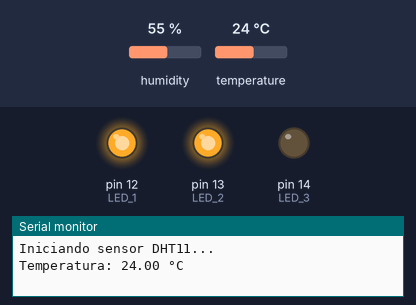
Bench run of a sketch on a simulated Arduino Uno, built with avr-gcc and run on an emulated ATmega328P. Parts: output pins drawn as LEDs (lit = HIGH), the last lines printed to the serial monitor. The test bench sets the inputs (shaded band); at power-on: temperature 24 °C, humidity 55 %.

Above: at 2.2 s.
2.3 s: temperature set to 27 °C
At 4.3 s:
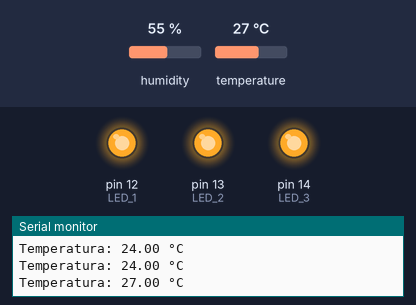
6.1 s: temperature set to 12 °C
At 7.5 s:
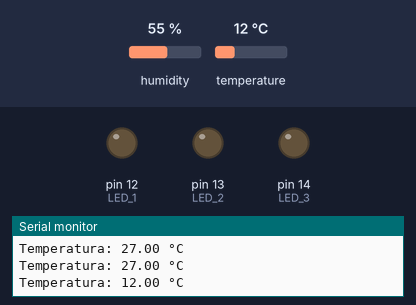
9.9 s: temperature set to 20 °C
13.7 s: temperature set to 23 °C
At 17.1 s:
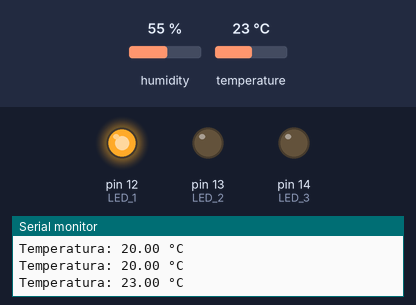
17.6 s: temperature set to 19 °C
At 20.3 s:
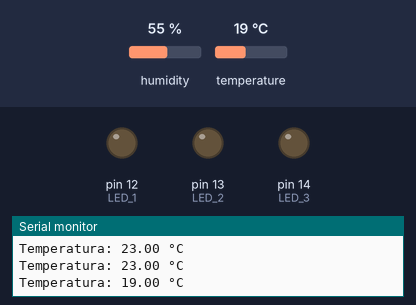
Timing chart, 0 to 21.8 s (numbered marks = the images above; inputs shaded):
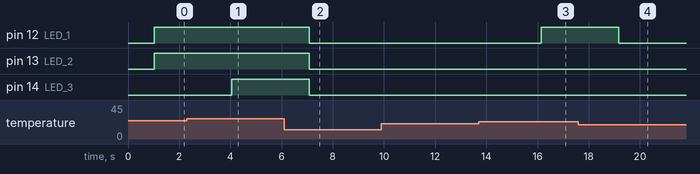

Measured:
- the behaviour switches between 25 and 26 °C on temperature (found by bisection; images 0 and 1)
- the behaviour switches between 21 and 22 °C on temperature (found by bisection; images 2 and 3)
- after the input at 2.3 s, pin 14 (LED_3): LOW → HIGH after 1.7 s
- after the input at 6.1 s, pin 12 (LED_1), pin 13 (LED_2), pin 14 (LED_3): HIGH → LOW after 0.97 s
- after the input at 13.7 s, pin 12 (LED_1): LOW → HIGH after 2.4 s
- after the input at 17.6 s, pin 12 (LED_1): HIGH → LOW after 1.6 s

The sketch:

book_activity_3.ino
```cpp
#include <DHT.h> // Biblioteca para el sensor DHT

#define LED_1 12
#define LED_2 13
#define LED_3 14

#define DHTPIN 21       // Pin de datos del sensor DHT11
#define DHTTYPE DHT11
DHT dht(DHTPIN, DHTTYPE); // Crear un objeto DHT

const float Temp_Ref = 20.0;
float Temperatura = 0.0;

void setup() {
  Serial.begin(115200);
  delay(1000);

  dht.begin();

  pinMode(LED_1, OUTPUT);
  pinMode(LED_2, OUTPUT);
  pinMode(LED_3, OUTPUT);

  Serial.println("Iniciando sensor DHT11...");

}

void loop() {


  Temperatura = dht.readTemperature();

  if (isnan(Temperatura)) {
    Serial.println("Error al leer el sensor DHT11");
    digitalWrite(LED_1, LOW);
    digitalWrite(LED_2, LOW);
    digitalWrite(LED_3, LOW);
    dht.begin();

    return;
  } else {
    Serial.print("Temperatura: ");
    Serial.print(Temperatura);
    Serial.println(" °C");
  }

  if(Temperatura < Temp_Ref) {
    digitalWrite(LED_1, LOW);
    digitalWrite(LED_2, LOW);
    digitalWrite(LED_3, LOW);
  }else if(Temperatura >= Temp_Ref+2 && Temperatura <= Temp_Ref+3){
    digitalWrite(LED_1, HIGH);
    digitalWrite(LED_2, LOW);
    digitalWrite(LED_3, LOW);
  }else if(Temperatura >= Temp_Ref+3 && Temperatura <= Temp_Ref+5){
    digitalWrite(LED_1, HIGH);
    digitalWrite(LED_2, HIGH);
    digitalWrite(LED_3, LOW);
  }else if(Temperatura >= Temp_Ref+5){
    digitalWrite(LED_1, HIGH);
    digitalWrite(LED_2, HIGH);
    digitalWrite(LED_3, HIGH);
  }
    delay(1500);
}
```
